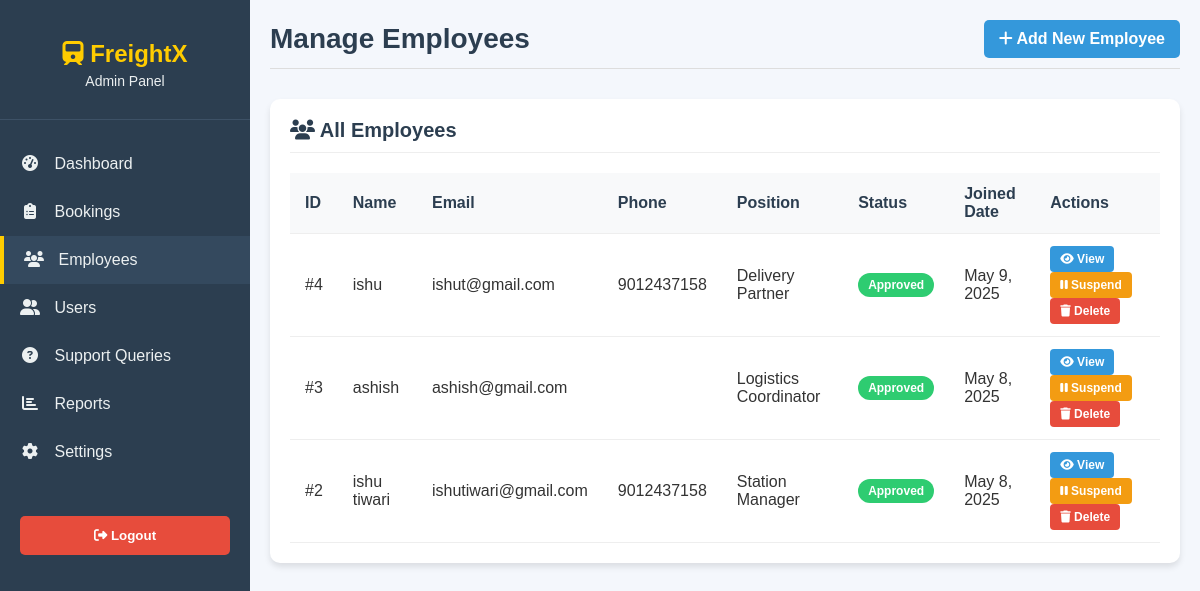
Screenshot of /manage_employees.php (signed in) with the database file from the repository.
### tables this page shows
CREATE TABLE `employees` (
  `id` int(11) NOT NULL,
  `name` varchar(100) NOT NULL,
  `email` varchar(100) NOT NULL,
  `password` varchar(255) NOT NULL,
  `position` varchar(100) NOT NULL,
  `phone` varchar(20) DEFAULT NULL,
  `status` enum('pending','approved','rejected') DEFAULT 'pending',
  `created_at` timestamp NOT NULL DEFAULT current_timestamp()
);

### manage_employees.php (the view, shortened to what this page needs)
<?php
include 'db_connect.php';
$employees = $conn->query("SELECT * FROM employees ORDER BY status, position, name");
?>
<!DOCTYPE html>
<html lang="en">
<head>
    <link rel="stylesheet" href="https://cdnjs.cloudflare.com/ajax/libs/font-awesome/6.4.0/css/all.min.css">
</head>
<body>
    <div class="dashboard-container">
        <div class="sidebar">
            <div class="sidebar-header">
                <h2><i class="fas fa-train"></i> FreightX</h2>
                <div class="admin-info">
                    Admin Panel
                </div>
            </div>
            <div class="sidebar-menu">
                <a href="admin_dashboard.php"><i class="fas fa-tachometer-alt"></i> Dashboard</a>
                <a href="manage_bookings.php"><i class="fas fa-clipboard-list"></i> Bookings</a>
                <a href="manage_employees.php" class="active"><i class="fas fa-users"></i> Employees</a>
                <a href="manage_users.php"><i class="fas fa-user-friends"></i> Users</a>
                <a href="view_support_queries.php"><i class="fas fa-question-circle"></i> Support Queries</a>
                <a href="reports.php"><i class="fas fa-chart-bar"></i> Reports</a>
                <a href="settings.php"><i class="fas fa-cog"></i> Settings</a>
            </div>
            <form action="admin_logout.php" method="post">
                <button type="submit" class="logout-btn"><i class="fas fa-sign-out-alt"></i> Logout</button>
            </form>
        </div>
        <div class="main-content">
            <div class="page-header">
                <h1>Manage Employees</h1>
                <a href="add_employee.php" class="add-btn"><i class="fas fa-plus"></i> Add New Employee</a>
            </div>
            <div class="employee-section">
                <div class="section-header">
                    <h2><i class="fas fa-users"></i> All Employees</h2>
                </div>
                <?php if ($employees && $employees->num_rows > 0): ?>
                    <table>
                        <tr>
                            <th>ID</th>
                            <th>Name</th>
                            <th>Email</th>
                            <th>Phone</th>
                            <th>Position</th>
                            <th>Status</th>
                            <th>Joined Date</th>
                            <th>Actions</th>
                        </tr>
                        <?php while ($employee = $employees->fetch_assoc()): ?>
                            <tr>
                                <td>#<?php echo $employee['id']; ?></td>
                                <td><?php echo htmlspecialchars($employee['name']); ?></td>
                                <td><?php echo htmlspecialchars($employee['email']); ?></td>
                                <td><?php echo htmlspecialchars($employee['phone']); ?></td>
                                <td><?php echo htmlspecialchars($employee['position']); ?></td>
                                <td>
                                    <span class="status status-<?php echo $employee['status']; ?>">
                                        <?php echo ucfirst($employee['status']); ?>
                                    </span>
                                </td>
                                <td><?php echo date('M j, Y', strtotime($employee['created_at'])); ?></td>
                                <td>
                                    <a href="view_employee.php?id=<?php echo $employee['id']; ?>" class="action-btn btn-view">
                                        <i class="fas fa-eye"></i> View
                                    </a>
                                    <?php if ($employee['status'] == 'pending'): ?>
                                        <a href="manage_employees.php?approve=<?php echo $employee['id']; ?>" class="action-btn btn-approve">
                                            <i class="fas fa-check"></i> Approve
                                        </a>
                                    <?php elseif ($employee['status'] == 'approved'): ?>
                                        <a href="manage_employees.php?suspend=<?php echo $employee['id']; ?>" class="action-btn btn-suspend">
                                            <i class="fas fa-pause"></i> Suspend
                                        </a>
                                    <?php elseif ($employee['status'] == 'suspended'): ?>
                                        <a href="manage_employees.php?approve=<?php echo $employee['id']; ?>" class="action-btn btn-approve">
                                            <i class="fas fa-play"></i> Reactivate
                                        </a>
                                    <?php endif; ?>
                                    <a href="#" class="action-btn btn-delete" onclick="confirmDelete(<?php echo $employee['id']; ?>)">
                                        <i class="fas fa-trash"></i> Delete
                                    </a>
                                </td>
                            </tr>
                        <?php endwhile; ?>
                    </table>
                <?php endif; ?>
            </div>
        </div>
    </div>
</body>
</html>

### manage_employees.php (style rules this page uses)
* { margin: 0; padding: 0; box-sizing: border-box; font-family: 'Arial', sans-serif; }
body { background: #f4f7fc; color: #333; }
.dashboard-container { display: flex; min-height: 100vh; }
.sidebar { width: 250px; background: #2c3e50; color: white; padding: 20px 0; position: fixed; height: 100vh; overflow-y: auto; }
.sidebar-header { padding: 20px; text-align: center; border-bottom: 1px solid #3d5166; }
.sidebar-header h2 { color: #ffcc00; font-size: 24px; margin-bottom: 5px; }
.admin-info { font-size: 14px; color: #ecf0f1; margin-bottom: 10px; }
.sidebar-menu { padding: 20px 0; }
.sidebar-menu a { display: block; padding: 15px 20px; color: #ecf0f1; text-decoration: none; transition: 0.3s; font-size: 16px; }
.sidebar-menu a i { margin-right: 10px; width: 20px; text-align: center; }
.sidebar-menu a:hover, .sidebar-menu a.active { background: #34495e; border-left: 4px solid #ffcc00; }
.logout-btn { margin: 20px; padding: 12px; background: #e74c3c; color: white; border: none; border-radius: 5px; cursor: pointer; width: calc(100% - 40px); font-weight: bold; transition: 0.3s; }
.main-content { flex: 1; margin-left: 250px; padding: 20px; }
.page-header { display: flex; justify-content: space-between; align-items: center; margin-bottom: 30px; padding-bottom: 10px; border-bottom: 1px solid #ddd; }
.page-header h1 { font-size: 28px; color: #2c3e50; }
.employee-section { background: white; border-radius: 10px; padding: 20px; margin-bottom: 30px; box-shadow: 0 4px 6px rgba(0, 0, 0, 0.1); }
.section-header { display: flex; justify-content: space-between; align-items: center; margin-bottom: 20px; padding-bottom: 10px; border-bottom: 1px solid #eee; }
.section-header h2 { font-size: 20px; color: #2c3e50; }
table { width: 100%; border-collapse: collapse; }
table th, table td { padding: 12px 15px; text-align: left; border-bottom: 1px solid #eee; }
table th { background-color: #f8f9fa; font-weight: bold; color: #2c3e50; }
.status { padding: 5px 10px; border-radius: 20px; font-size: 12px; font-weight: bold; display: inline-block; }
.status-approved { background: #2ecc71; color: white; }
.action-btn { padding: 6px 10px; border-radius: 4px; font-size: 12px; font-weight: bold; text-decoration: none; display: inline-block; margin-right: 5px; transition: 0.3s; }
.btn-suspend { background: #f39c12; color: white; }
.btn-delete { background: #e74c3c; color: white; }
.btn-view { background: #3498db; color: white; }
.add-btn { background: #3498db; color: white; padding: 10px 15px; border-radius: 5px; text-decoration: none; font-weight: bold; display: inline-block; transition: 0.3s; }

### rows the page displays
employees: id "4", name "ishu", email "ishut@gmail.com", phone "9012437158", position "Delivery Partner", status "Approved", created_at "May 9, 2025"
employees: id "3", name "ashish", email "ashish@gmail.com", position "Logistics Coordinator", status "Approved", created_at "May 8, 2025"
employees: id "2", name "ishu tiwari", email "ishutiwari@gmail.com", phone "9012437158", position "Station Manager", status "Approved", created_at "May 8, 2025"
